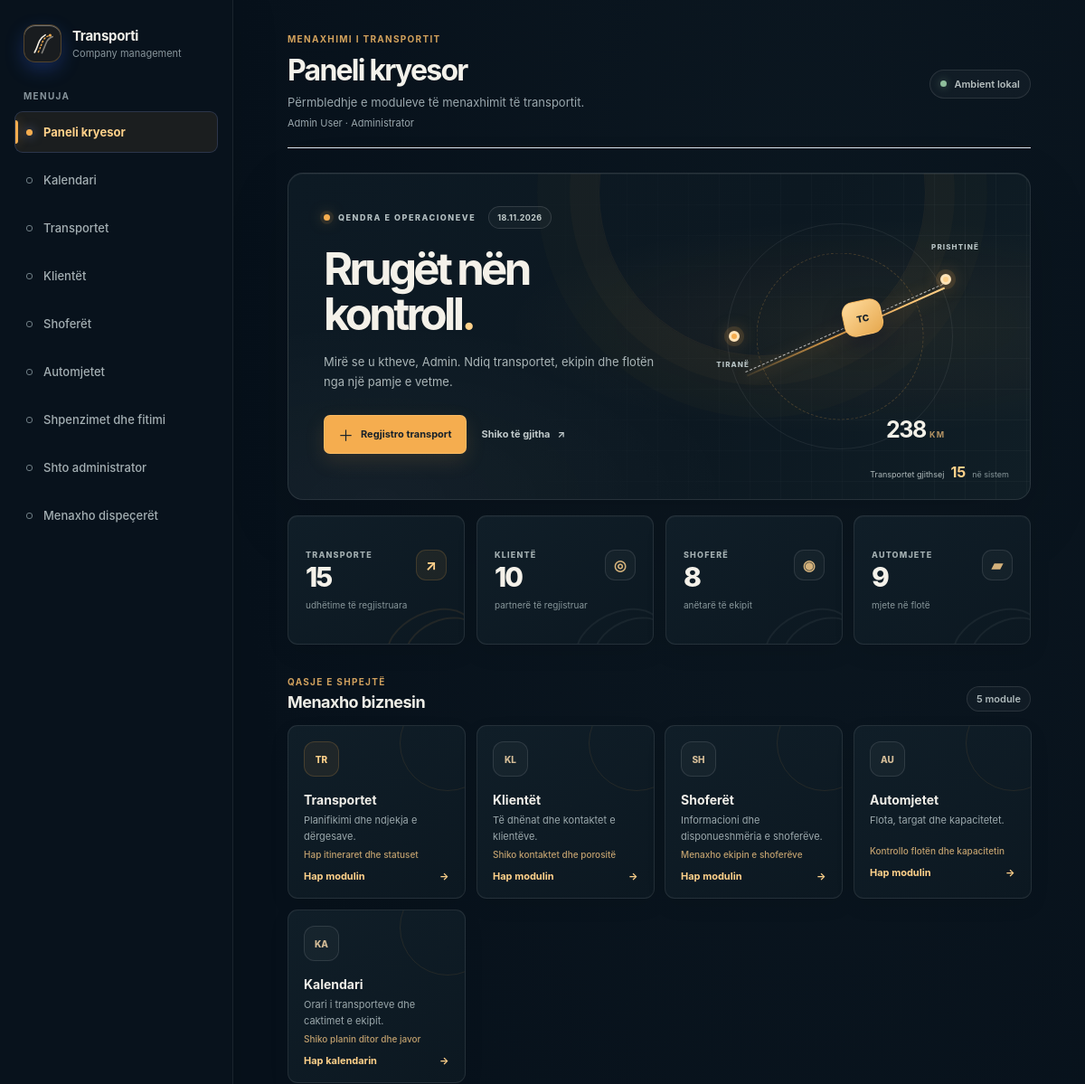
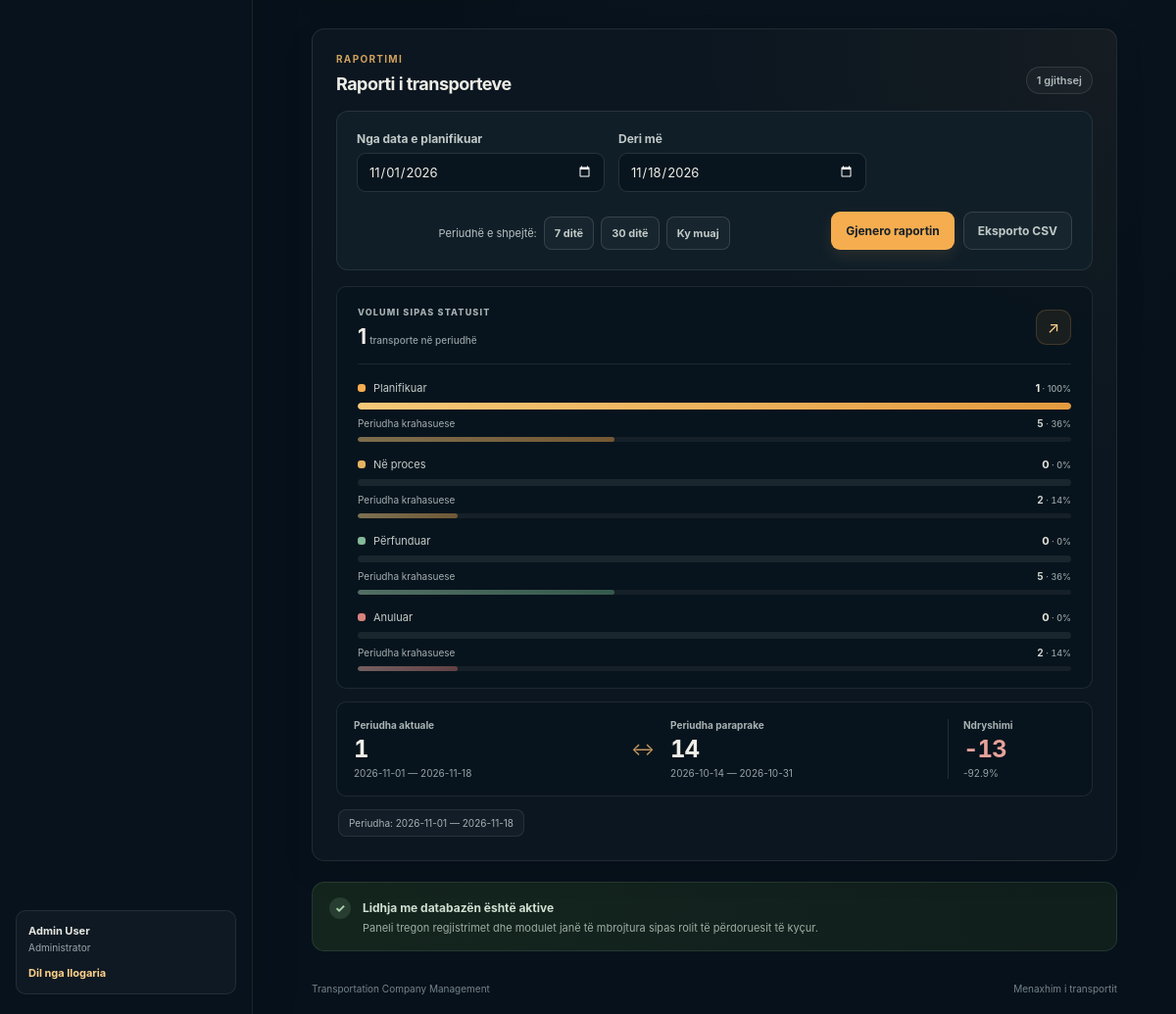
Page /?page=dashboard (signed in) on the committed database (2 pictures, top to bottom).
### tables this page shows
CREATE TABLE users (
    id INT UNSIGNED NOT NULL AUTO_INCREMENT,
    full_name VARCHAR(150) NOT NULL,
    email VARCHAR(150) NOT NULL,
    password_hash VARCHAR(255) NOT NULL,
    role ENUM('SUPERADMIN', 'ADMIN', 'DISPATCHER') NOT NULL,
    is_active TINYINT(1) NOT NULL DEFAULT 1,
    email_verified_at DATETIME NULL DEFAULT NULL,
    created_at DATETIME NOT NULL DEFAULT CURRENT_TIMESTAMP,
    PRIMARY KEY (id),
    UNIQUE KEY uq_users_email (email)
);

### src/Views/layout.php (the view, shortened to what the rows shown need)
<!doctype html>
<html lang="sq">
<head>
    <link rel="stylesheet" href="assets/app.css?v=20261110">
    <link rel="stylesheet" href="assets/app-theme.css?v=20261113">
    <?php if ($pageKey === 'dashboard'): ?>
        <link rel="stylesheet" href="assets/dashboard.css?v=20261110">
    <?php endif; ?>
</head>
<body class="app-page<?= $pageKey === 'dashboard' ? ' dashboard-page' : '' ?>">
    <div class="app-shell">
        <aside class="sidebar" id="primary-sidebar" aria-label="Navigimi kryesor">
            <?php require __DIR__ . '/components/navigation.php'; ?>
        </aside>
        <main class="main-content">
            <header class="page-header">
                <div>
                    <p class="eyebrow">MENAXHIMI I TRANSPORTIT</p>
                    <h1><?= htmlspecialchars($page['title'], ENT_QUOTES, 'UTF-8') ?></h1>
                    <p class="page-description"><?= htmlspecialchars($page['description'], ENT_QUOTES, 'UTF-8') ?></p>
                    <?php if ($user !== null): ?>
                        <p class="signed-in-user">
                            <?= htmlspecialchars($user['full_name'], ENT_QUOTES, 'UTF-8') ?>
                            · <?= match ($user['role']) {
                                'SUPERADMIN' => 'Superadministrator',
                                'ADMIN' => 'Administrator',
                                default => 'Dispeçer',
                            } ?>
                        </p>
                    <?php endif; ?>
                </div>
            </header>
            <section class="page-content" aria-labelledby="page-content-heading">
                <?php if ($databaseError === null && ($moduleData !== null || $calendarData !== null || $financeData !== null || in_array($pageKey, ['dashboard', 'not_found', 'add-admin', 'users'], true))): ?>
                    <?php require $viewFile; ?>
                <?php endif; ?>
            </section>
        </main>
    </div>
</body>
</html>

### src/Views/components/navigation.php (shortened to what the rows shown need)
<div class="sidebar-note">
    <div class="session-user">
        <strong><?= htmlspecialchars($user['full_name'], ENT_QUOTES, 'UTF-8') ?></strong>
        <span><?= match ($user['role']) {
            'SUPERADMIN' => 'Superadministrator',
            'ADMIN' => 'Administrator',
            default => 'Dispeçer',
        } ?></span>
        <form method="post" action="?page=logout">
            <button type="submit">Dil nga llogaria</button>
        </form>
    </div>
</div>

### src/Views/pages/dashboard.php (shortened to what the rows shown need)
<?php
$dashboardName = explode(' ', trim((string) ($user['full_name'] ?? '')), 2)[0] ?? '';
$dashboardNow = new DateTimeImmutable();
?>
<section class="dashboard-hero" aria-labelledby="dashboard-welcome">
    <div class="dashboard-hero-copy">
        <p class="dashboard-overline"><span></span> QENDRA E OPERACIONEVE <span class="hero-date"><?= htmlspecialchars($dashboardNow->format('d.m.Y'), ENT_QUOTES, 'UTF-8') ?></span></p>
        <h2 id="dashboard-welcome">Rrugët nën kontroll<span>.</span></h2>
        <p class="dashboard-hero-description">
            <?= $dashboardName !== '' ? 'Mirë se u ktheve, ' . htmlspecialchars($dashboardName, ENT_QUOTES, 'UTF-8') . '. ' : '' ?>
            Ndiq transportet, ekipin dhe flotën nga një pamje e vetme.
        </p>
        <div class="dashboard-hero-actions">
            <a class="dashboard-primary-action" href="?page=transports&amp;action=create">
            </a>
            <a class="dashboard-secondary-action" href="?page=transports">
            </a>
        </div>
    </div>
</section>
<div class="section-heading dashboard-section-heading">
    <div>
        <h2>Menaxho biznesin</h2>
    </div>
</div>
<section class="transport-report" aria-labelledby="transport-report-title">
    <div class="section-heading">
        <div>
            <h2 id="transport-report-title">Raporti i transporteve</h2>
        </div>
    </div>
</section>

### rows in the picture
users: full_name "Admin User", role "Administrator", full_name "Admin"

### other values in the picture
$label "Paneli kryesor"
$label "Kalendari"
$label "Transportet"
$label "Klientët"
$label "Shoferët"
$label "Automjetet"
$page['title'] "Paneli kryesor"
$page['description'] "Përmbledhje e moduleve të menaxhimit të transportit."
$dashboardStats['transports'] "15"
$dashboardStats['customers'] "10"
$dashboardStats['drivers'] "8"
$dashboardStats['vehicles'] "9"
$dashboardReportTotal "1"
$reportRow['label'] "Planifikuar"
$reportRow['total'] "1"
